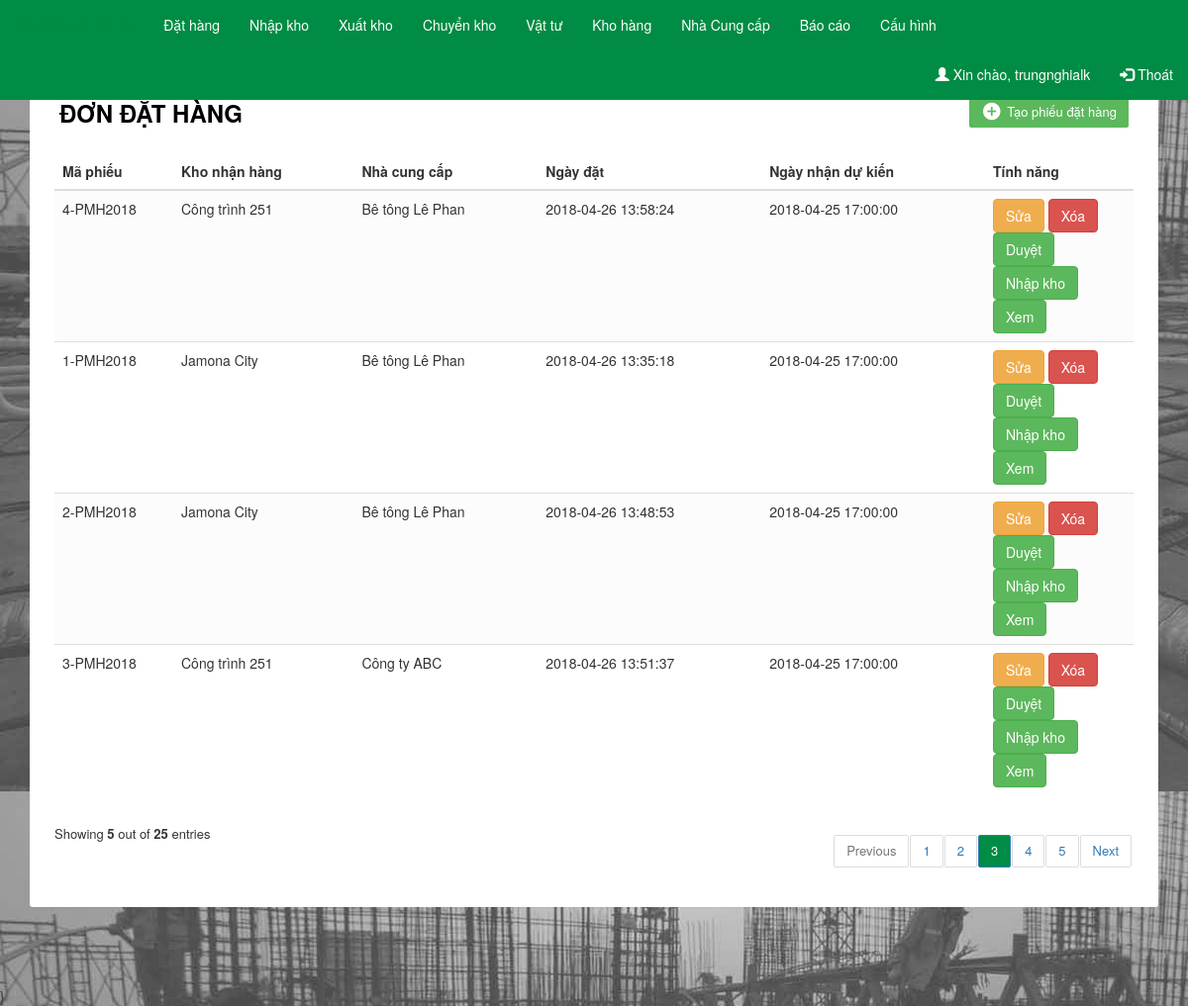
/index.php?id=dathang&view=true (signed in), run on the app's committed database.
### tables this page shows
CREATE TABLE IF NOT EXISTS `orders` (
  `order_id` varchar(20) NOT NULL,
  `warehouse_id` varchar(20) NOT NULL,
  `supplier_id` varchar(20) NOT NULL,
  `order_date` timestamp NOT NULL DEFAULT CURRENT_TIMESTAMP,
  `order_accept_date` timestamp NOT NULL DEFAULT CURRENT_TIMESTAMP,
  `username` varchar(50) NOT NULL,
  `approve` varchar(10) NOT NULL DEFAULT 'wait',
  PRIMARY KEY (`order_id`)
);

CREATE TABLE IF NOT EXISTS `warehouse` (
  `warehouse_id` int(11) NOT NULL AUTO_INCREMENT,
  `warehouse_name` varchar(200) NOT NULL,
  `warehouse_adr` varchar(1000) NOT NULL,
  `username` varchar(50) NOT NULL,
  `Goodsreceipt_count` int(255) DEFAULT '0',
  `GoodsIssue_count` int(255) NOT NULL DEFAULT '0',
  `Order_count` int(255) NOT NULL DEFAULT '0',
  PRIMARY KEY (`warehouse_id`)
);

CREATE TABLE IF NOT EXISTS `supplier` (
  `supplier_id` int(255) NOT NULL AUTO_INCREMENT,
  `supplier_name` varchar(1000) NOT NULL,
  `supplier_addr` varchar(1000) NOT NULL,
  `supplier_mobile` int(11) DEFAULT NULL,
  `supplier_taxcode` varchar(20) DEFAULT NULL,
  PRIMARY KEY (`supplier_id`)
);

### order.php (the view, shortened to what this page needs)
<?php
if (isset($_GET['view']) == "true") {
  ?>
  <div class="container">
    <div class="table-wrapper">
      <div class="table-title">
        <div class="row">
          <div class="col-sm-6">
            <h2><b>ĐƠN ĐẶT HÀNG</b></h2>
          </div>
          <div class="col-sm-6">
            <a href="index.php?id=dathang&new=true" class="btn btn-success" data-toggle="modal"><i class="material-icons">&#xE147;</i> <span>Tạo phiếu đặt hàng</span></a>
          </div>
        </div>
      </div>
      <table class="table table-striped table-hover">
        <thead>
         <tr>
          <th style="width: 120px;">Mã phiếu</th>
          <th>Kho nhận hàng</th>
          <th>Nhà cung cấp</th>
          <th>Ngày đặt</th>
          <th>Ngày nhận dự kiến</th>
          <th>Tính năng</th>
        </tr>
      </thead>
      <tbody>
        <?php
        $show = 1;
        $sql = "SELECT * FROM orders AS tblorders INNER JOIN supplier as tblsupplier ON tblorders.supplier_id = tblsupplier.supplier_id INNER JOIN warehouse as tblwarehouse on tblorders.warehouse_id = tblwarehouse.warehouse_id";
        $result = mysql_query($sql);
        while ($row = mysql_fetch_array($result)) {
          ?>
          <tr>
            <td><?php echo $row['order_id'] ?></td>
            <td><?php echo $row['warehouse_name'] ?></td>
            <td><?php echo $row['supplier_name'] ?></td>
            <td><?php echo $row['order_date'] ?></td>
            <td><?php echo $row['order_accept_date'] ?></td>
            <td style="width: 150px;">
              <a href="<?php echo ('index.php?id=dathang&edit=true&order_id='.$row['order_id']) ?>" class="btn btn-warning" data-toggle="modal"><span>Sửa</span></a>
              <a href="<?php echo ('modules/order/order_del.php?order_id='.$_SESSION['order_id'.$show]); ?>" class="btn btn-danger" data-toggle="modal"><span>Xóa</span></a>
              <a href="<?php echo ('index.php?id=dathang&approve=true&order_id='.$row['order_id']) ?>" class="btn btn-success" data-toggle="modal"><span>Duyệt</span></a>
              <a href="<?php echo ('index.php?id=dathang&goods_receipt=true&order_id='.$row['order_id']) ?>" class="btn btn-success" data-toggle="modal"><span>Nhập kho</span></a>
              <a href="<?php echo ('index.php?id=dathang&view_order=true&order_id='.$row['order_id']) ?>" class="btn btn-success" data-toggle="modal"><span>Xem</span></a>
              </td>
            </tr>
            <?php
            $show++;
          } ?>
        </tbody>
      </table>
      <div class="clearfix">
        <div class="hint-text">Showing <b>5</b> out of <b>25</b> entries</div>
        <ul class="pagination">
          <li class="page-item disabled"><a href="#">Previous</a></li>
          <li class="page-item"><a href="#" class="page-link">1</a></li>
          <li class="page-item"><a href="#" class="page-link">2</a></li>
          <li class="page-item active"><a href="#" class="page-link">3</a></li>
          <li class="page-item"><a href="#" class="page-link">4</a></li>
          <li class="page-item"><a href="#" class="page-link">5</a></li>
          <li class="page-item"><a href="#" class="page-link">Next</a></li>
        </ul>
      </div>
    </div>
  </div>
  <?php
}
?>

### css/style.css (style rules this page uses)
.body { background-image: url("../images/background.jpg"); }
.table-wrapper { background: #fff; padding: 20px 25px; margin: 80px 0; border-radius: 3px; box-shadow: 0 1px 1px rgba(0,0,0,.05); }
.table-title { padding-bottom: 15px; background: #fff; color: #000; padding: 16px 30px; margin: -20px -25px 10px; border-radius: 3px 3px 0 0; }
.table-title h2 { margin: 5px 0 0; font-size: 24px; }
.table-title .btn { color: #fff; float: right; font-size: 13px; border: none; min-width: 50px; border-radius: 2px; border: none; outline: none !important; margin-left: 10px; }
.table-title .btn i { float: left; font-size: 21px; margin-right: 5px; }
.table-title .btn span { float: left; margin-top: 2px; }
table.table tr th, table.table tr td { border-color: #e9e9e9; padding: 12px 15px; vertical-align: middle; }
table.table tr th:first-child { width: 60px; }
table.table tr th:last-child { width: 100px; }
table.table-striped tbody tr:nth-of-type(odd) { background-color: #fcfcfc; }
.pagination { float: right; margin: 0 0 5px; }
.pagination li a { border: none; font-size: 13px; min-width: 30px; min-height: 30px; color: #999; margin: 0 2px; line-height: 30px; border-radius: 2px !important; text-align: center; padding: 0 6px; }
.pagination li.active a, .pagination li.active a.page-link { background: #008c44; }
.hint-text { float: left; margin-top: 10px; font-size: 13px; }

### data on the page
orders: order_id "4-PMH2018", warehouse.warehouse_name "Công trình 251", supplier.supplier_name "Bê tông Lê Phan", order_date "2018-04-26 13:58:24", order_accept_date "2018-04-25 17:00:00"
orders: order_id "1-PMH2018", warehouse.warehouse_name "Jamona City", supplier.supplier_name "Bê tông Lê Phan", order_date "2018-04-26 13:35:18", order_accept_date "2018-04-25 17:00:00"
orders: order_id "2-PMH2018", warehouse.warehouse_name "Jamona City", supplier.supplier_name "Bê tông Lê Phan", order_date "2018-04-26 13:48:53", order_accept_date "2018-04-25 17:00:00"
orders: order_id "3-PMH2018", warehouse.warehouse_name "Công trình 251", supplier.supplier_name "Công ty ABC", order_date "2018-04-26 13:51:37", order_accept_date "2018-04-25 17:00:00"

### other printed values
$_SESSION['username'] "trungnghialk"
